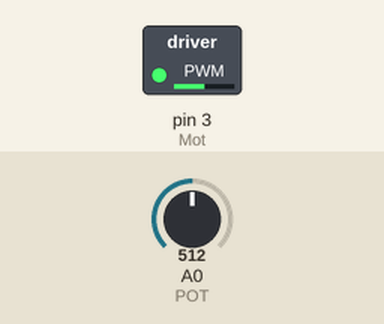
Recording of a sketch running on a simulated Arduino Uno, built with avr-gcc and run on an emulated ATmega328P. Shown: switched loads named in the sketch (green lamp = pin HIGH). Inputs (shaded band) come from the test bench; at power-on: A0 (POT) = 512.

Above: at 1.2 s.
1.3 s: A0 (POT) set to 716
At 1.7 s:
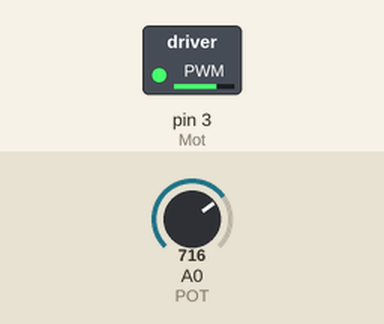
2.8 s: A0 (POT) set to 900
At 4.0 s:
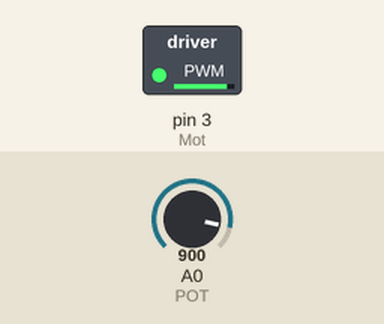
4.3 s: A0 (POT) set to 122
At 5.2 s:
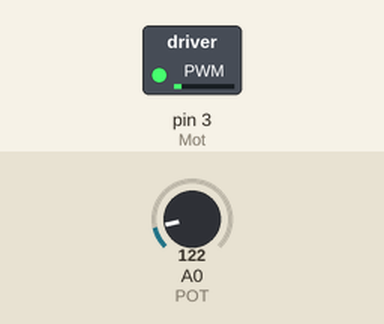
5.8 s: A0 (POT) set to 0
At 6.3 s:
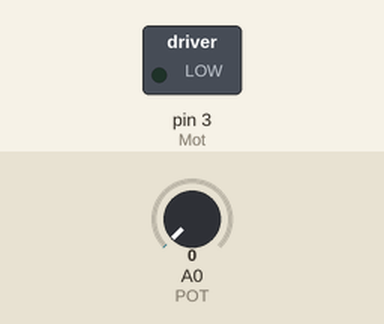
Timing chart, 0 to 8.3 s (numbered marks = the images above; inputs shaded):
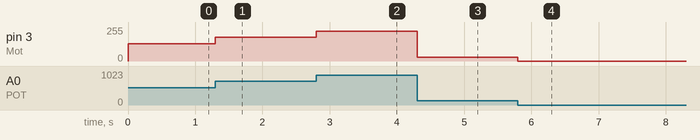

The sketch:

motor.ino
```cpp
#define Mot 3
#define POT 0


float voltaje;
void setup() {
  pinMode(POT, INPUT);
  pinMode(Mot, OUTPUT);
}

void loop() {
  voltaje = analogRead(POT);
  analogWrite(Mot,voltaje / 4);
}
```

Measured:
- after the input at 1.3 s, pin 3 (Mot): 128/255 → 179/255 at once
- after the input at 2.8 s, pin 3 (Mot): 179/255 → 225/255 at once
- after the input at 4.3 s, pin 3 (Mot): 225/255 → 30/255 at once
- after the input at 5.8 s, pin 3 (Mot): 30/255 → 0/255 at once
